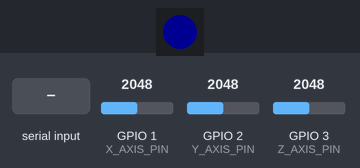
This sketch was run on a simulated ESP32-S3. On the bench: 1 RGB LEDs in strip order, left to right. The inputs (shaded band) are chosen by the test bench; at power-on: GPIO 1 (X_AXIS_PIN) = 2048, GPIO 3 (Z_AXIS_PIN) = 2048, GPIO 2 (Y_AXIS_PIN) = 2048 (analog values on the 0–4095 scale). Dim RGB values are drawn brighter than linear; what the sketch prints to the serial monitor is not drawn.

Above: at 8.3 s.
8.4 s: GPIO 1 (X_AXIS_PIN) set to 2866
10.2 s: GPIO 3 (Z_AXIS_PIN) set to 1932
At 12.3 s:
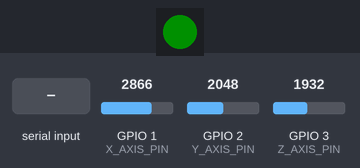
13.2 s: GPIO 2 (Y_AXIS_PIN) set to 2866
15.0 s: GPIO 3 (Z_AXIS_PIN) set to 1228
At 15.7 s:
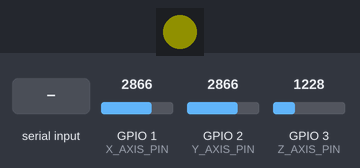
17.7 s: "help\n" received over Serial
19.3 s: "cal\n" received over Serial
At 20.7 s:
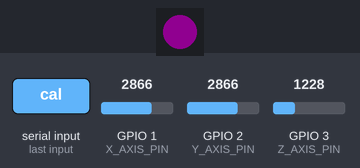
Timing chart, 0 to 26.0 s (numbered marks = the images above; inputs shaded):
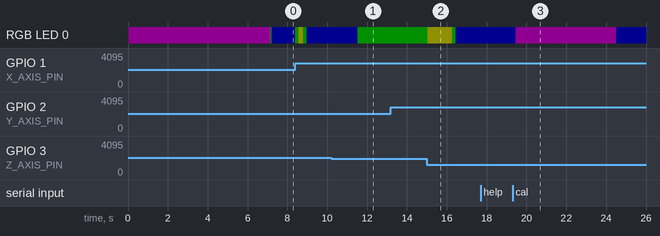

Measured:
- the behaviour switches between 1974 and 1973 on GPIO 3 (Z_AXIS_PIN) (found by bisection; images 0 and 1)
- after the input at 10.2 s, RGB LED 0: RGB(0, 0, 16) → RGB(0, 16, 0) after 1.3 s
- after the input at 13.2 s, every drawn part: stays the same
- after the input at 15.0 s, RGB LED 0: RGB(0, 16, 0) → RGB(16, 16, 0) at once, → RGB(0, 16, 0) 1.2 s later, → RGB(0, 0, 16) 0.20 s later
- after the input at 17.7 s, every drawn part: stays the same
- after the input at 19.3 s, RGB LED 0: RGB(0, 0, 16) → RGB(16, 0, 16) after 0.16 s, → RGB(0, 0, 16) 5.0 s later

The sketch:

05-071_ADXL335_analog_accelerometer.ino
```cpp
/*  05.071 - ADXL335 Acceleration Sensor with Advanced Features for ESP32-S3
 *
 * Course: IoT Development with ESP32-S3
 * Target Hardware: ESP32-S3-DevKitC-1 v1.1
 * Module: ESP32-S3-WROOM-1-N16R16V
 *
 * This comprehensive sketch demonstrates how to interface with the ADXL335 analog
 * accelerometer sensor using the ESP32-S3. Features include calibration, filtering,
 * orientation detection, and comprehensive error handling suitable for educational
 * and professional applications.
 *
 * HARDWARE INFORMATION:
 * =====================
 * - Board: ESP32-S3-DevKitC-1 v1.1
 * - Module: ESP32-S3-WROOM-1-N16R16V (16MB Flash, 16MB PSRAM)
 * - ADC Resolution: 12-bit (0-4095)
 * - Operating Voltage: 3.3V
 * - ADC Reference: 3.3V
 * - ADC Channels Used: ADC1_CH0, ADC1_CH1, ADC1_CH2
 *
 * CIRCUIT DIAGRAM:
 * ================
 *     ESP32-S3-DevKitC-1          ADXL335 Breakout
 *     ┌─────────────────┐         ┌──────────────┐
 *     │             3V3 ├─────────┤ VCC          │
 *     │             GND ├─────────┤ GND          │
 *     │       GPIO1(J1) ├─────────┤ X-OUT        │
 *     │       GPIO2(J1) ├─────────┤ Y-OUT        │
 *     │       GPIO3(J1) ├─────────┤ Z-OUT        │
 *     │                 │         │ ST (Self Test│ (Leave unconnected)
 *     └─────────────────┘         └──────────────┘
 *
 * COMPONENTS:
 * ===========
 * - 1x ESP32-S3-DevKitC-1 v1.1
 * - 1x ADXL335 Triple-Axis Accelerometer Breakout Board
 * - 4x Male-to-Female Jumper Wires
 * - 1x Breadboard (optional for prototyping)
 *
 * GPIO ASSIGNMENTS:
 * =================
 * GPIO1  (ADC1_CH0) - X-axis accelerometer output
 * GPIO2  (ADC1_CH1) - Y-axis accelerometer output
 * GPIO3  (ADC1_CH2) - Z-axis accelerometer output
 * GPIO38 (Built-in) - Status LED (WS2812 RGB)
 *
 * TECHNICAL NOTES:
 * ================
 * - ADXL335 outputs analog voltages proportional to acceleration
 * - Sensitivity: ~300mV/g (varies with supply voltage)
 * - Zero-g offset: ~1.5V at 3.3V supply
 * - Maximum acceleration range: ±3g
 * - This version includes digital filtering and calibration
 * - GPIO35, 36, 37 are avoided (reserved for internal SPI flash/PSRAM)
 *
 * IDE REQUIREMENTS:
 * =================
 * - Arduino IDE 2.0+
 * - ESP32 Arduino Core v3.0+
 * - Board: "ESP32S3 Dev Module"
 * - USB CDC On Boot: "Enabled"
 * - Flash Size: "16MB"
 * - PSRAM: "OPI PSRAM"
 *
 * Created: March 28 2019 by Peter Dalmaris
 * Updated: December 2024 for ESP32-S3 compatibility and modern practices
 */

// ============================================================================
// INCLUDE LIBRARIES
// ============================================================================
#include <Adafruit_NeoPixel.h>

// ============================================================================
// CONFIGURATION CONSTANTS
// ============================================================================
// ADC Configuration
constexpr uint8_t ADC_RESOLUTION_BITS = 12;
constexpr uint16_t ADC_MAX_VALUE = (1 << ADC_RESOLUTION_BITS) - 1; // 4095 for 12-bit
constexpr float ADC_REFERENCE_VOLTAGE = 3.3f; // ESP32-S3 ADC reference voltage

// GPIO Pin Assignments (using safe ADC1 pins)
constexpr uint8_t X_AXIS_PIN = 1;  // GPIO1 - ADC1_CH0
constexpr uint8_t Y_AXIS_PIN = 2;  // GPIO2 - ADC1_CH1
constexpr uint8_t Z_AXIS_PIN = 3;  // GPIO3 - ADC1_CH2
constexpr uint8_t STATUS_LED_PIN = 38; // Built-in WS2812 RGB LED

// ADXL335 Sensor Specifications
constexpr float SENSITIVITY_V_PER_G = 0.300f; // 300mV/g at 3.3V supply
constexpr float ZERO_G_VOLTAGE = 1.65f;       // Typical zero-g output voltage
constexpr float MAX_ACCELERATION_G = 3.0f;    // ±3g measurement range

// Filtering and Sampling Configuration
constexpr uint8_t FILTER_SAMPLES = 10;        // Number of samples for moving average
constexpr uint16_t SAMPLING_RATE_MS = 50;     // Sampling interval in milliseconds
constexpr uint16_t SERIAL_BAUD_RATE = 115200; // Modern baud rate for faster communication

// Orientation Detection Thresholds (in g-force)
constexpr float HORIZONTAL_THRESHOLD_G = 0.8f;  // Z-axis threshold for horizontal detection
constexpr float VERTICAL_THRESHOLD_G = 0.7f;    // X/Y-axis threshold for vertical detection
constexpr float SIDE_THRESHOLD_G = 0.6f;        // Threshold for side orientation

// Status LED Colors (RGB values)
constexpr uint32_t LED_COLOR_IDLE = 0x001000;      // Green - System ready
constexpr uint32_t LED_COLOR_HORIZONTAL = 0x000010; // Blue - Horizontal orientation
constexpr uint32_t LED_COLOR_VERTICAL = 0x100000;   // Red - Vertical orientation
constexpr uint32_t LED_COLOR_SIDE = 0x101000;       // Yellow - Side orientation
constexpr uint32_t LED_COLOR_ERROR = 0x100010;      // Magenta - Error state

// ============================================================================
// GLOBAL VARIABLES
// ============================================================================
// Status LED object
Adafruit_NeoPixel statusLED(1, STATUS_LED_PIN, NEO_GRB + NEO_KHZ800);

// Filtering arrays for moving average calculation
float xAxisBuffer[FILTER_SAMPLES] = {0};
float yAxisBuffer[FILTER_SAMPLES] = {0};
float zAxisBuffer[FILTER_SAMPLES] = {0};
uint8_t filterIndex = 0;

// Calibration offsets (determined during calibration phase)
float xAxisOffset = 0.0f;
float yAxisOffset = 0.0f;
float zAxisOffset = 0.0f;

// Performance monitoring
unsigned long lastSampleTime = 0;
unsigned long calibrationStartTime = 0;
bool isCalibrated = false;

// Current acceleration values (in g-force)
float currentXAccel = 0.0f;
float currentYAccel = 0.0f;
float currentZAccel = 0.0f;

// ============================================================================
// UTILITY FUNCTIONS
// ============================================================================

/**
 * Convert ADC reading to voltage
 * @param adcValue Raw ADC reading (0-4095)
 * @return Voltage in volts
 */
float adcToVoltage(uint16_t adcValue) {
    return (static_cast<float>(adcValue) / ADC_MAX_VALUE) * ADC_REFERENCE_VOLTAGE;
}

/**
 * Convert voltage to acceleration in g-force
 * @param voltage Sensor output voltage
 * @param offset Calibrated zero-g offset voltage
 * @return Acceleration in g-force
 */
float voltageToAcceleration(float voltage, float offset) {
    return (voltage - offset) / SENSITIVITY_V_PER_G;
}

/**
 * Apply moving average filter to reduce noise
 * @param newValue New sensor reading
 * @param buffer Array storing previous readings
 * @return Filtered value
 */
float applyMovingAverageFilter(float newValue, float buffer[]) {
    // Add new value to circular buffer
    buffer[filterIndex] = newValue;

    // Calculate average
    float sum = 0.0f;
    for (uint8_t i = 0; i < FILTER_SAMPLES; i++) {
        sum += buffer[i];
    }

    return sum / FILTER_SAMPLES;
}

/**
 * Update status LED based on current orientation
 * @param orientation String describing current orientation
 */
void updateStatusLED(const String& orientation) {
    if (orientation.indexOf("horizontal") >= 0) {
        statusLED.setPixelColor(0, LED_COLOR_HORIZONTAL);
    } else if (orientation.indexOf("vertical") >= 0) {
        statusLED.setPixelColor(0, LED_COLOR_VERTICAL);
    } else if (orientation.indexOf("side") >= 0) {
        statusLED.setPixelColor(0, LED_COLOR_SIDE);
    } else {
        statusLED.setPixelColor(0, LED_COLOR_IDLE);
    }
    statusLED.show();
}

/**
 * Perform sensor calibration by averaging readings when sensor is level
 */
void performCalibration() {
    Serial.println("\n=== STARTING SENSOR CALIBRATION ===");
    Serial.println("Please keep the sensor level and stationary for 5 seconds...");

    statusLED.setPixelColor(0, LED_COLOR_ERROR); // Magenta during calibration
    statusLED.show();

    const uint16_t calibrationSamples = 100;
    float xSum = 0.0f, ySum = 0.0f, zSum = 0.0f;

    calibrationStartTime = millis();

    for (uint16_t i = 0; i < calibrationSamples; i++) {
        // Read raw ADC values
        uint16_t xRaw = analogRead(X_AXIS_PIN);
        uint16_t yRaw = analogRead(Y_AXIS_PIN);
        uint16_t zRaw = analogRead(Z_AXIS_PIN);

        // Convert to voltages and accumulate
        xSum += adcToVoltage(xRaw);
        ySum += adcToVoltage(yRaw);
        zSum += adcToVoltage(zRaw);

        delay(50); // 50ms between calibration samples

        // Show progress
        if (i % 20 == 0) {
            Serial.print(".");
        }
    }

    // Calculate average offsets
    xAxisOffset = xSum / calibrationSamples;
    yAxisOffset = ySum / calibrationSamples;
    zAxisOffset = (zSum / calibrationSamples) - SENSITIVITY_V_PER_G; // Subtract 1g for Z-axis

    isCalibrated = true;

    Serial.println("\n=== CALIBRATION COMPLETE ===");
    Serial.printf("X-axis offset: %.3f V\n", xAxisOffset);
    Serial.printf("Y-axis offset: %.3f V\n", yAxisOffset);
    Serial.printf("Z-axis offset: %.3f V\n", zAxisOffset);
    Serial.println("Starting measurements...\n");

    statusLED.setPixelColor(0, LED_COLOR_IDLE);
    statusLED.show();
}

/**
 * Read and filter accelerometer data
 */
void readAccelerometerData() {
    // Read raw ADC values
    uint16_t xRaw = analogRead(X_AXIS_PIN);
    uint16_t yRaw = analogRead(Y_AXIS_PIN);
    uint16_t zRaw = analogRead(Z_AXIS_PIN);

    // Convert to voltages
    float xVoltage = adcToVoltage(xRaw);
    float yVoltage = adcToVoltage(yRaw);
    float zVoltage = adcToVoltage(zRaw);

    // Apply filtering
    float xFiltered = applyMovingAverageFilter(xVoltage, xAxisBuffer);
    float yFiltered = applyMovingAverageFilter(yVoltage, yAxisBuffer);
    float zFiltered = applyMovingAverageFilter(zVoltage, zAxisBuffer);

    // Convert to acceleration (g-force)
    if (isCalibrated) {
        currentXAccel = voltageToAcceleration(xFiltered, xAxisOffset);
        currentYAccel = voltageToAcceleration(yFiltered, yAxisOffset);
        currentZAccel = voltageToAcceleration(zFiltered, zAxisOffset);
    } else {
        // Use default zero-g voltage if not calibrated
        currentXAccel = voltageToAcceleration(xFiltered, ZERO_G_VOLTAGE);
        currentYAccel = voltageToAcceleration(yFiltered, ZERO_G_VOLTAGE);
        currentZAccel = voltageToAcceleration(zFiltered, ZERO_G_VOLTAGE - SENSITIVITY_V_PER_G);
    }

    // Update filter index for next sample
    filterIndex = (filterIndex + 1) % FILTER_SAMPLES;
}

/**
 * Determine device orientation based on acceleration values
 * @return String describing the current orientation
 */
String determineOrientation() {
    String orientation = "";

    // Check for horizontal position (Z-axis pointing up)
    if (currentZAccel > HORIZONTAL_THRESHOLD_G) {
        orientation += "horizontal (face up)";
    } else if (currentZAccel < -HORIZONTAL_THRESHOLD_G) {
        orientation += "horizontal (face down)";
    }

    // Check for vertical positions
    if (abs(currentXAccel) > VERTICAL_THRESHOLD_G) {
        if (orientation.length() > 0) orientation += " + ";
        orientation += currentXAccel > 0 ? "tilted right" : "tilted left";
    }

    if (abs(currentYAccel) > VERTICAL_THRESHOLD_G) {
        if (orientation.length() > 0) orientation += " + ";
        orientation += currentYAccel > 0 ? "tilted forward" : "tilted backward";
    }

    // Check for side positions
    if (abs(currentXAccel) > SIDE_THRESHOLD_G && abs(currentZAccel) < SIDE_THRESHOLD_G) {
        if (orientation.length() > 0) orientation += " + ";
        orientation += "on side (X-axis dominant)";
    }

    if (abs(currentYAccel) > SIDE_THRESHOLD_G && abs(currentZAccel) < SIDE_THRESHOLD_G) {
        if (orientation.length() > 0) orientation += " + ";
        orientation += "on side (Y-axis dominant)";
    }

    // Default case
    if (orientation.length() == 0) {
        orientation = "neutral/transitioning";
    }

    return orientation;
}

/**
 * Display comprehensive sensor data and analysis
 */
void displaySensorData() {
    // Calculate total acceleration magnitude
    float totalAcceleration = sqrt(currentXAccel * currentXAccel +
                                  currentYAccel * currentYAccel +
                                  currentZAccel * currentZAccel);

    // Determine orientation
    String orientation = determineOrientation();

    // Update status LED
    updateStatusLED(orientation);

    // Display formatted output
    Serial.println("┌─────────────────────────────────────────────────────────────┐");
    Serial.printf("│ Time: %8lu ms │ Total Accel: %6.3f g │ Status: %s │\n",
                  millis(), totalAcceleration, isCalibrated ? "CAL" : "RAW");
    Serial.println("├─────────────────────────────────────────────────────────────┤");
    Serial.printf("│ X-axis: %7.3f g │ Y-axis: %7.3f g │ Z-axis: %7.3f g │\n",
                  currentXAccel, currentYAccel, currentZAccel);
    Serial.println("├─────────────────────────────────────────────────────────────┤");
    Serial.printf("│ Orientation: %-47s │\n", orientation.c_str());
    Serial.println("└─────────────────────────────────────────────────────────────┘");
    Serial.println();
}

// ============================================================================
// MAIN PROGRAM FUNCTIONS
// ============================================================================

void setup() {
    // Initialize serial communication
    Serial.begin(SERIAL_BAUD_RATE);
    while (!Serial && millis() < 5000) {
        delay(10); // Wait for serial connection or timeout after 5 seconds
    }

    // Display startup information
    Serial.println("\n" + String('=', 65));
    Serial.println("        ESP32-S3 ADXL335 Accelerometer - Advanced Version");
    Serial.println(String('=', 65));
    Serial.printf("Hardware: %s\n", "ESP32-S3-DevKitC-1 v1.1");
    Serial.printf("Module: %s\n", "ESP32-S3-WROOM-1-N16R16V");
    Serial.printf("ADC Resolution: %d bits (0-%d)\n", ADC_RESOLUTION_BITS, ADC_MAX_VALUE);
    Serial.printf("Sampling Rate: %d ms\n", SAMPLING_RATE_MS);
    Serial.printf("Filter Samples: %d\n", FILTER_SAMPLES);
    Serial.println(String('=', 65));

    // Configure ADC resolution
    analogReadResolution(ADC_RESOLUTION_BITS);
    Serial.printf("✓ ADC resolution set to %d bits\n", ADC_RESOLUTION_BITS);

    // Initialize status LED
    statusLED.begin();
    statusLED.setPixelColor(0, LED_COLOR_ERROR); // Red during initialization
    statusLED.show();
    Serial.printf("✓ Status LED initialized on GPIO%d\n", STATUS_LED_PIN);

    // Validate GPIO pins
    Serial.println("\nGPIO Pin Validation:");
    Serial.printf("✓ X-axis: GPIO%d (ADC1_CH0)\n", X_AXIS_PIN);
    Serial.printf("✓ Y-axis: GPIO%d (ADC1_CH1)\n", Y_AXIS_PIN);
    Serial.printf("✓ Z-axis: GPIO%d (ADC1_CH2)\n", Z_AXIS_PIN);

    // Perform initial sensor readings to verify connectivity
    Serial.println("\nSensor Connectivity Test:");
    uint16_t xTest = analogRead(X_AXIS_PIN);
    uint16_t yTest = analogRead(Y_AXIS_PIN);
    uint16_t zTest = analogRead(Z_AXIS_PIN);

    Serial.printf("X-axis raw: %d (%.3fV)\n", xTest, adcToVoltage(xTest));
    Serial.printf("Y-axis raw: %d (%.3fV)\n", yTest, adcToVoltage(yTest));
    Serial.printf("Z-axis raw: %d (%.3fV)\n", zTest, adcToVoltage(zTest));

    // Check for sensor connectivity (readings should be within reasonable range)
    if (xTest < 100 || xTest > 3900 || yTest < 100 || yTest > 3900 || zTest < 100 || zTest > 3900) {
        Serial.println("⚠️  WARNING: Sensor readings outside expected range!");
        Serial.println("   Please check wiring and power connections.");
    } else {
        Serial.println("✓ Sensor connectivity verified");
    }

    delay(2000); // Allow time to read startup information

    // Perform calibration
    performCalibration();

    Serial.println("System ready! Starting continuous measurements...");
    Serial.println("Legend: CAL=Calibrated, RAW=Uncalibrated");
    Serial.println();

    lastSampleTime = millis();
}

void loop() {
    unsigned long currentTime = millis();

    // Check if it's time for the next sample
    if (currentTime - lastSampleTime >= SAMPLING_RATE_MS) {
        // Read and process accelerometer data
        readAccelerometerData();

        // Display results
        displaySensorData();

        // Update timing
        lastSampleTime = currentTime;
    }

    // Handle serial commands for recalibration
    if (Serial.available()) {
        String command = Serial.readStringUntil('\n');
        command.trim();
        command.toLowerCase();

        if (command == "cal" || command == "calibrate") {
            performCalibration();
        } else if (command == "help") {
            Serial.println("\nAvailable Commands:");
            Serial.println("  cal, calibrate - Perform sensor calibration");
            Serial.println("  help           - Show this help message");
            Serial.println();
        }
    }

    // Small delay to prevent watchdog issues
    delay(1);
}
```
